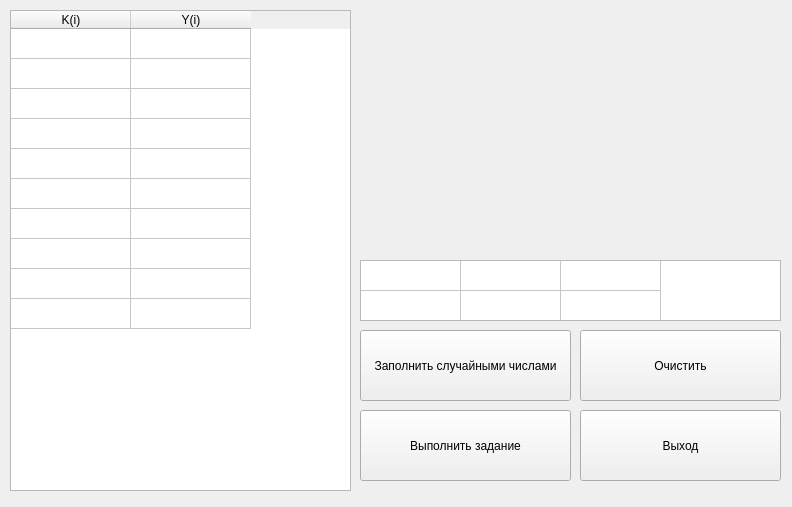
<?xml version="1.0" encoding="UTF-8"?>
<ui version="4.0">
 <class>Form</class>
 <widget class="QWidget" name="Form">
  <property name="geometry">
   <rect>
    <x>0</x>
    <y>0</y>
    <width>792</width>
    <height>507</height>
   </rect>
  </property>
  <property name="windowTitle">
   <string>Form</string>
  </property>
  <widget class="QTableWidget" name="tableWidget">
   <property name="geometry">
    <rect>
     <x>10</x>
     <y>10</y>
     <width>341</width>
     <height>481</height>
    </rect>
   </property>
   <property name="verticalScrollBarPolicy">
    <enum>Qt::ScrollBarAlwaysOff</enum>
   </property>
   <property name="horizontalScrollBarPolicy">
    <enum>Qt::ScrollBarAlwaysOff</enum>
   </property>
   <property name="autoScroll">
    <bool>false</bool>
   </property>
   <property name="rowCount">
    <number>10</number>
   </property>
   <property name="columnCount">
    <number>2</number>
   </property>
   <attribute name="horizontalHeaderVisible">
    <bool>true</bool>
   </attribute>
   <attribute name="horizontalHeaderDefaultSectionSize">
    <number>120</number>
   </attribute>
   <attribute name="horizontalHeaderMinimumSectionSize">
    <number>30</number>
   </attribute>
   <attribute name="verticalHeaderVisible">
    <bool>false</bool>
   </attribute>
   <row/>
   <row/>
   <row/>
   <row/>
   <row/>
   <row/>
   <row/>
   <row/>
   <row/>
   <row/>
   <column>
    <property name="text">
     <string>K(i)</string>
    </property>
   </column>
   <column>
    <property name="text">
     <string>Y(i)</string>
    </property>
   </column>
  </widget>
  <widget class="QLabel" name="label">
   <property name="geometry">
    <rect>
     <x>360</x>
     <y>70</y>
     <width>421</width>
     <height>111</height>
    </rect>
   </property>
   <property name="text">
    <string/>
   </property>
  </widget>
  <widget class="QPushButton" name="pushButton_2">
   <property name="geometry">
    <rect>
     <x>360</x>
     <y>330</y>
     <width>211</width>
     <height>71</height>
    </rect>
   </property>
   <property name="text">
    <string>Заполнить случайными числами</string>
   </property>
  </widget>
  <widget class="QPushButton" name="pushButton_3">
   <property name="geometry">
    <rect>
     <x>580</x>
     <y>330</y>
     <width>201</width>
     <height>71</height>
    </rect>
   </property>
   <property name="text">
    <string>Очистить</string>
   </property>
  </widget>
  <widget class="QPushButton" name="pushButton_4">
   <property name="geometry">
    <rect>
     <x>360</x>
     <y>410</y>
     <width>211</width>
     <height>71</height>
    </rect>
   </property>
   <property name="text">
    <string>Выполнить задание</string>
   </property>
  </widget>
  <widget class="QPushButton" name="pushButton_5">
   <property name="geometry">
    <rect>
     <x>580</x>
     <y>410</y>
     <width>201</width>
     <height>71</height>
    </rect>
   </property>
   <property name="text">
    <string>Выход</string>
   </property>
  </widget>
  <widget class="QTableWidget" name="tableWidget_2">
   <property name="geometry">
    <rect>
     <x>360</x>
     <y>260</y>
     <width>421</width>
     <height>61</height>
    </rect>
   </property>
   <property name="verticalScrollBarPolicy">
    <enum>Qt::ScrollBarAlwaysOff</enum>
   </property>
   <property name="horizontalScrollBarPolicy">
    <enum>Qt::ScrollBarAlwaysOff</enum>
   </property>
   <property name="rowCount">
    <number>2</number>
   </property>
   <property name="columnCount">
    <number>3</number>
   </property>
   <attribute name="horizontalHeaderVisible">
    <bool>false</bool>
   </attribute>
   <attribute name="verticalHeaderVisible">
    <bool>false</bool>
   </attribute>
   <row/>
   <row/>
   <column/>
   <column/>
   <column/>
  </widget>
  <widget class="QLabel" name="label_2">
   <property name="geometry">
    <rect>
     <x>360</x>
     <y>200</y>
     <width>421</width>
     <height>21</height>
    </rect>
   </property>
   <property name="text">
    <string/>
   </property>
  </widget>
 </widget>
 <resources/>
 <connections/>
</ui>
